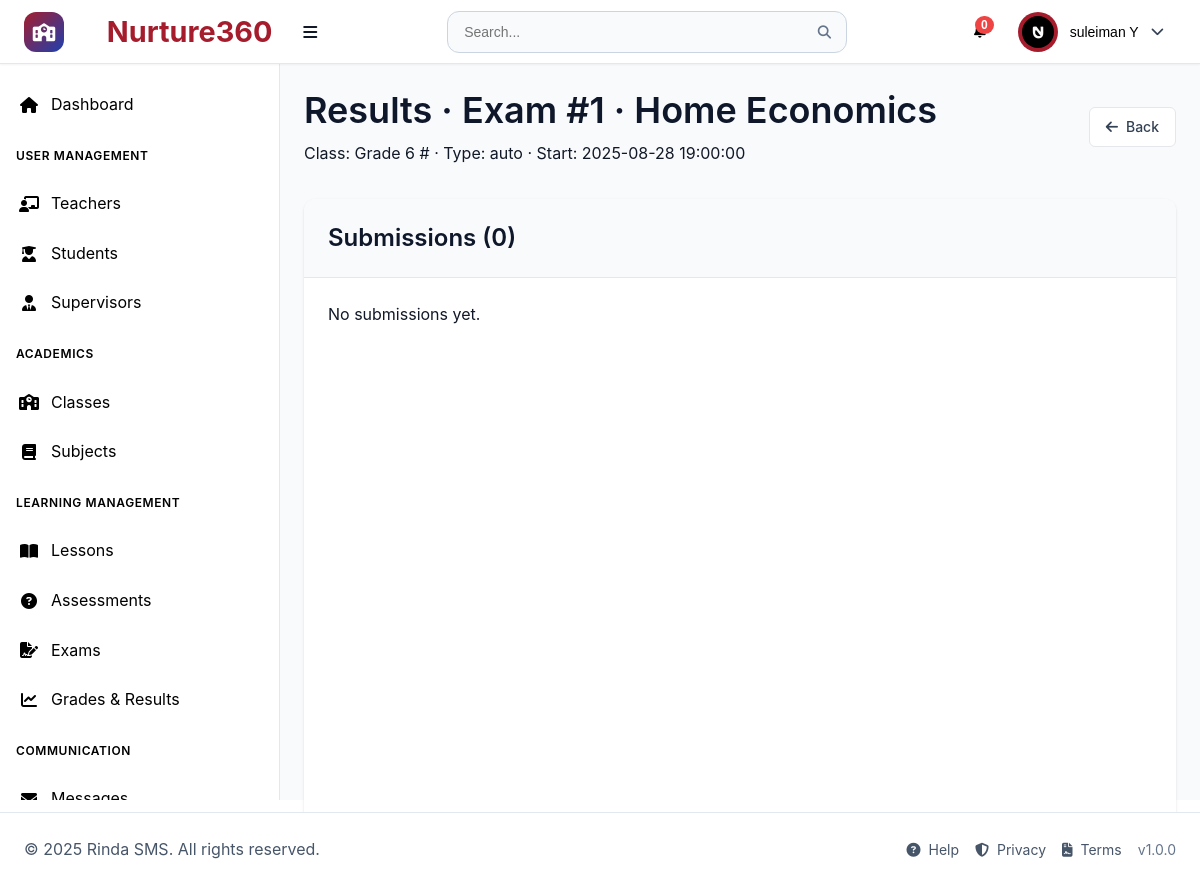
/pages/exams_results.php?exam_id=1 (signed in), run on the app's committed database.
### tables this page shows
CREATE TABLE `users` (
  `id` int(11) NOT NULL,
  `username` varchar(50) NOT NULL,
  `email` varchar(100) NOT NULL,
  `password_hash` varchar(255) NOT NULL,
  `first_name` varchar(50) NOT NULL,
  `last_name` varchar(50) NOT NULL,
  `role` enum('superadmin','teacher','student','supervisor') NOT NULL,
  `phone` varchar(20) DEFAULT NULL,
  `address` text DEFAULT NULL,
  `profile_image` varchar(255) DEFAULT NULL,
  `is_active` tinyint(1) DEFAULT 1,
  `email_verified` tinyint(1) DEFAULT 0,
  `two_factor_enabled` tinyint(1) DEFAULT 0,
  `last_login` datetime DEFAULT NULL,
  `created_at` timestamp NOT NULL DEFAULT current_timestamp(),
  `updated_at` timestamp NOT NULL DEFAULT current_timestamp() ON UPDATE current_timestamp()
);

CREATE TABLE `exam_assessments` (
  `exam_assessment_id` int(11) NOT NULL,
  `student_id` int(11) NOT NULL,
  `subject_id` int(11) NOT NULL,
  `class_id` int(11) NOT NULL,
  `type` varchar(255) NOT NULL,
  `status` varchar(255) NOT NULL,
  `timespan` timestamp NOT NULL DEFAULT current_timestamp()
);

CREATE TABLE `subjects` (
  `subject_id` int(11) NOT NULL,
  `class_id` int(11) DEFAULT NULL,
  `title` varchar(255) NOT NULL,
  `subject_code` varchar(20) DEFAULT NULL,
  `description` text DEFAULT NULL,
  `credits` int(11) DEFAULT 1,
  `is_active` tinyint(1) DEFAULT 1,
  `created_at` timestamp NOT NULL DEFAULT current_timestamp(),
  `updated_at` timestamp NOT NULL DEFAULT current_timestamp() ON UPDATE current_timestamp()
);

CREATE TABLE `classes` (
  `id` int(11) NOT NULL,
  `class_name` varchar(100) NOT NULL,
  `class_code` varchar(255) DEFAULT NULL,
  `virtual_link` varchar(500) DEFAULT NULL,
  `grade_level` int(11) DEFAULT NULL,
  `academic_year` varchar(10) DEFAULT NULL,
  `max_students` int(11) DEFAULT 30,
  `description` text DEFAULT NULL,
  `is_active` tinyint(1) DEFAULT 1,
  `created_at` timestamp NOT NULL DEFAULT current_timestamp(),
  `updated_at` timestamp NOT NULL DEFAULT current_timestamp() ON UPDATE current_timestamp()
);

### pages/exams_results.php (the view, shortened to what this page needs)
<?php
$pdo = getDBConnection();
$examId = isset($_GET['exam_id']) ? (int)$_GET['exam_id'] : 0;
$E = null; $templateId = $examId;
try {
  $examStmt = $pdo->prepare('SELECT e.*, c.class_name,c.class_code, s.title AS subject_name,s.subject_code FROM exam_assessments e LEFT JOIN classes c ON c.id=e.class_id LEFT JOIN subjects s ON s.subject_id=e.subject_id WHERE e.exam_assessment_id=? AND e.student_id=0');
  $examStmt->execute([$examId]);
  $E = $examStmt->fetch(PDO::FETCH_ASSOC) ?: null;
} catch (Throwable $e) { $E = null; }
$students = [];
try {
  $stuStmt = $pdo->prepare('
    SELECT DISTINCT
      e.student_id,
      u.first_name,
      u.last_name,
      u.username,
      er.obtained_marks,
      er.total_marks,
      er.percentage,
      er.grade,
      er.grading_type,
      er.status,
      er.submitted_at,
      er.graded_at
    FROM exam_assessments e
    LEFT JOIN users u ON u.id=e.student_id
    LEFT JOIN exam_results er ON er.exam_assessment_id = e.exam_assessment_id
    WHERE e.student_id>0
    AND e.subject_id=?
    AND e.class_id=?
    ORDER BY u.first_name, u.last_name
  ');
  $stuStmt->execute([(int)$E['subject_id'], (int)$E['class_id']]);
  $students = $stuStmt->fetchAll(PDO::FETCH_ASSOC) ?: [];
} catch (Throwable $e) { $students = []; }
include '../components/header.php';
?>
<div class="dashboard-container">
  <?php include '../components/sidebar.php'; ?>
  <main class="main-content">
    <div class="page-header">
      <div>
        <h1>Results · Exam #<?php echo (int)$E['exam_assessment_id']; ?> · <?php echo htmlspecialchars($E['subject_name'] ?? ''); ?></h1>
        <div class="muted">Class: <?php echo htmlspecialchars(($E['class_name']??'').' #'.($E['class_code']??'')); ?> · Type: <?php echo htmlspecialchars($E['type']); ?> · Start: <?php echo htmlspecialchars($E['timespan']); ?></div>
      </div>
      <div>
        <a class="btn btn-secondary" href="./exams.php"><i class="fas fa-arrow-left"></i> Back</a>
      </div>
    </div>
    <div class="content-card">
      <div class="card-header"><h3>Submissions (<?php echo count($students); ?>)</h3></div>
      <div class="card-content">
        <?php if (!$students): ?>
          <div class="empty-state">No submissions yet.</div>
        <?php endif; ?>
      </div>
    </div>
  </main>
</div>
<?php include '../components/footer.php'; ?>

### components/header.php (shortened to what this page needs)
<?php
require_once '../config/config.php';
$user_id = $_SESSION['user_id'] ?? null;
$first_name = $_SESSION['first_name'] ?? '';
$last_name = $_SESSION['last_name'] ?? '';
$user_role = $_SESSION['role'] ?? '';
$profile_image = '';
$profile_image_url = '';
try {
    $pdo = getDBConnection();
    $settings_stmt = $pdo->prepare("SELECT setting_key, setting_value FROM system_settings WHERE setting_key IN ('app_name', 'theme_primary_color', 'theme_secondary_color', 'theme_accent_color', 'theme_mode', 'app_logo', 'app_favicon', 'brand_display')");
    $settings_stmt->execute();
    $settings = [];
    while ($row = $settings_stmt->fetch()) {
        $settings[$row['setting_key']] = $row['setting_value'];
    }
    if ($user_id) {
        $uStmt = $pdo->prepare("SELECT profile_image FROM users WHERE id = ? LIMIT 1");
        $uStmt->execute([$user_id]);
        $uRow = $uStmt->fetch();
        if ($uRow && !empty($uRow['profile_image'])) {
            $profile_image = $uRow['profile_image'];
        }
    }
} catch (PDOException $e) {
    $settings = [
        'app_name' => APP_NAME,
        'theme_primary_color' => DEFAULT_PRIMARY_COLOR,
        'theme_mode' => 'light'
    ];
}
$app_name = $settings['app_name'] ?? APP_NAME;
$theme_mode = $settings['theme_mode'] ?? 'light';
$app_logo = $settings['app_logo'] ?? '';
$brand_display = $settings['brand_display'] ?? 'both';
$hasLogo = !empty($app_logo);
$mode = in_array($brand_display, ['logo','name','both'], true) ? $brand_display : 'both';
$showLogo = $hasLogo && ($mode === 'logo' || $mode === 'both');
$showName = ($mode === 'name' || $mode === 'both');
$showIcon = !$showLogo;
if (!empty($profile_image)) {
    if (preg_match('/^https?:\/\//i', $profile_image)) {
        $profile_image_url = $profile_image;
    } else {
        if ($user_role === 'teacher') {
            $profile_image_url = '../uploads/teachers/' . rawurlencode($profile_image);
        } else {
            $profile_image_url = '../uploads/users/' . rawurlencode($profile_image);
        }
    }
}
?>
<!DOCTYPE html>
<html lang="en" data-theme="<?php echo $theme_mode; ?>">
<head>
    <link rel="stylesheet" href="../assets/css/main.css">
    <link rel="stylesheet" href="../assets/css/components.css">
    <link rel="stylesheet" href="../assets/css/dashboard.css">
    <link rel="stylesheet" href="https://cdnjs.cloudflare.com/ajax/libs/font-awesome/6.4.0/css/all.min.css">
</head>
<body class="role-<?php echo htmlspecialchars($user_role); ?>">
    <header class="header">
        <div class="header-left">
            <?php if ($showIcon): ?>
            <div class="school-icon">
                <i class="fas fa-school"></i>
            </div>
            <?php endif; ?>
            <div class="logo">
                <?php if ($showName): ?>
                    <h1 style="margin-left: 8px; display:inline-block;">&nbsp;<?php echo htmlspecialchars($app_name); ?></h1>
                <?php endif; ?>
                <button class="desktop-toggle" id="desktopSidebarToggle" title="Toggle sidebar">
                    <i class="fas fa-bars"></i>
                </button>
            </div>
        </div>
        <div class="header-center">
            <div class="search-bar">
                <input type="text" placeholder="Search..." id="globalSearch">
                <button type="button">
                    <i class="fas fa-search"></i>
                </button>
            </div>
        </div>
        <div class="header-right">
            <div class="header-actions">
                <div class="notification-dropdown">
                    <button class="notification-btn" id="notificationBtn">
                        <span class="notification-badge" id="notificationBadge">0</span>
                    </button>
                </div>
                <div class="user-dropdown">
                    <button class="user-btn" id="userBtn">
                        <div class="user-avatar">
                            <?php if (!empty($profile_image_url)): ?>
                                <img src="<?php echo htmlspecialchars($profile_image_url); ?>" alt="Avatar" style="width:32px;height:32px;border-radius:50%;object-fit:cover;" onerror="this.style.display='none'; this.parentElement.innerHTML='\\u003ci class=\\'fas fa-user\\'\\u003e\\u003c/i\\u003e';">
                            <?php else: ?>
                                <i class="fas fa-user"></i>
                            <?php endif; ?>
                        </div>
                        <span class="user-name"><?php echo $first_name . ' ' . $last_name; ?></span>
                        <i class="fas fa-chevron-down"></i>
                    </button>
                </div>
            </div>
        </div>
    </header>

### assets/css/main.css (style rules this page uses)
:root { --primary-color: #2563eb; --primary-dark: #1e40af; --primary-light: #3b82f6; --secondary-color: #64748b; --accent-color: #f59e0b; --success-color: #10b981; --warning-color: #f59e0b; --error-color: #ef4444; --info-color: #06b6d4; --white: #ffffff; --gray-50: #f8fafc; --gray-100: #f1f5f9; --gray-200: #e2e8f0; --gray-300: #cbd5e1; --gray-400: #94a3b8; --gray-500: #64748b; --gray-600: #475569; --gray-700: #334155; --gray-800: #1e293b; --gray-900: #0f172a; --font-family: 'Inter', -apple-system, BlinkMacSystemFont, 'Segoe UI', Roboto, sans-serif; --font-size-xs: 0.75rem; --font-size-sm: 0.875rem; --font-size-base: 1rem; --font-size-lg: 1.125rem; --font-size-xl: 1.25rem; --font-size-2xl: 1.5rem; --font-size-3xl: 1.875rem; --font-size-4xl: 2.25rem; --spacing-1: 0.25rem; --spacing-2: 0.5rem; --spacing-3: 0.75rem; --spacing-4: 1rem; --spacing-5: 1.25rem; --spacing-6: 1.5rem; --spacing-8: 2rem; --spacing-10: 2.5rem; --spacing-12: 3rem; --spacing-16: 4rem; --spacing-20: 5rem; --shadow-sm: 0 1px 2px 0 rgb(0 0 0 / 0.05); --shadow: 0 1px 3px 0 rgb(0 0 0 / 0.1), 0 1px 2px -1px rgb(0 0 0 / 0.1); --shadow-md: 0 4px 6px -1px rgb(0 0 0 / 0.1), 0 2px 4px -2px rgb(0 0 0 / 0.1); --shadow-lg: 0 10px 15px -3px rgb(0 0 0 / 0.1), 0 4px 6px -4px rgb(0 0 0 / 0.1); --shadow-xl: 0 20px 25px -5px rgb(0 0 0 / 0.1), 0 8px 10px -6px rgb(0 0 0 / 0.1); --radius-sm: 0.25rem; --radius: 0.375rem; --radius-md: 0.5rem; --radius-lg: 0.75rem; --radius-xl: 1rem; --radius-2xl: 1.5rem; --transition: all 0.2s ease-in-out; --transition-fast: all 0.1s ease-in-out; --transition-slow: all 0.3s ease-in-out; --header-height: 4rem; --sidebar-width: 280px; --sidebar-collapsed-width: 80px; --content-max-width: 1200px; }
* { margin: 0; padding: 0; box-sizing: border-box; }
html { font-size: 16px; scroll-behavior: smooth; height: 100%; }
body { font-family: var(--font-family); font-size: var(--font-size-base); line-height: 1.6; color: var(--gray-800); background-color: var(--gray-50); -webkit-font-smoothing: antialiased; -moz-osx-font-smoothing: grayscale; min-height: 100vh; display: flex; flex-direction: column; }
@media (min-width: 769px) { body { padding-bottom: 80px; } }
h1, h2, h3, h4, h5, h6 { font-weight: 600; line-height: 1.25; margin-bottom: var(--spacing-4); color: var(--gray-900); }
h1 { font-size: var(--font-size-4xl); }
h3 { font-size: var(--font-size-2xl); }
a { color: var(--primary-color); text-decoration: none; transition: var(--transition); }
.btn { display: inline-flex; align-items: center; justify-content: center; gap: var(--spacing-2); padding: var(--spacing-3) var(--spacing-4); font-size: var(--font-size-sm); font-weight: 500; line-height: 1; border: 1px solid transparent; border-radius: var(--radius); cursor: pointer; transition: var(--transition); text-decoration: none; white-space: nowrap; user-select: none; }
.btn-secondary { background-color: var(--white); border-color: var(--gray-300); color: var(--gray-700); }
.card-header { padding: var(--spacing-6); border-bottom: 1px solid var(--gray-200); background-color: var(--gray-50); }
.card-content { padding: var(--spacing-6); }

### assets/css/components.css (style rules this page uses)
.content-card { background-color: var(--white); border-radius: var(--radius-lg); box-shadow: var(--shadow); margin-bottom: var(--spacing-6); overflow: hidden; }
.card-header { padding: var(--spacing-6); border-bottom: 1px solid var(--gray-200); background-color: var(--gray-50); display: flex; align-items: center; justify-content: space-between; }
.card-header h3 { margin: 0; display: flex; align-items: center; gap: var(--spacing-3); color: var(--gray-900); }
.card-content { padding: var(--spacing-6); }
.content-card { display: flex; flex-direction: column; height: 100%; }
.card-content { flex: 1 1 auto; }
.user-avatar { width: 32px; height: 32px; border-radius: 50%; background-color: var(--primary-color); color: var(--white); display: flex; align-items: center; justify-content: center; font-size: var(--font-size-sm); }

### data on the page
users: profile_image (picture)
exam_assessments: exam_assessment_id "1", subject.title "Home Economics", class.class_code "Grade 6 #", type "auto", timespan "2025-08-28 19:00:00"

### other printed values
$app_name "Nurture360"
$first_name "suleiman"
$last_name "Y"
count($students) "0"
APP_NAME "Rinda SMS"
APP_VERSION "1.0.0"
